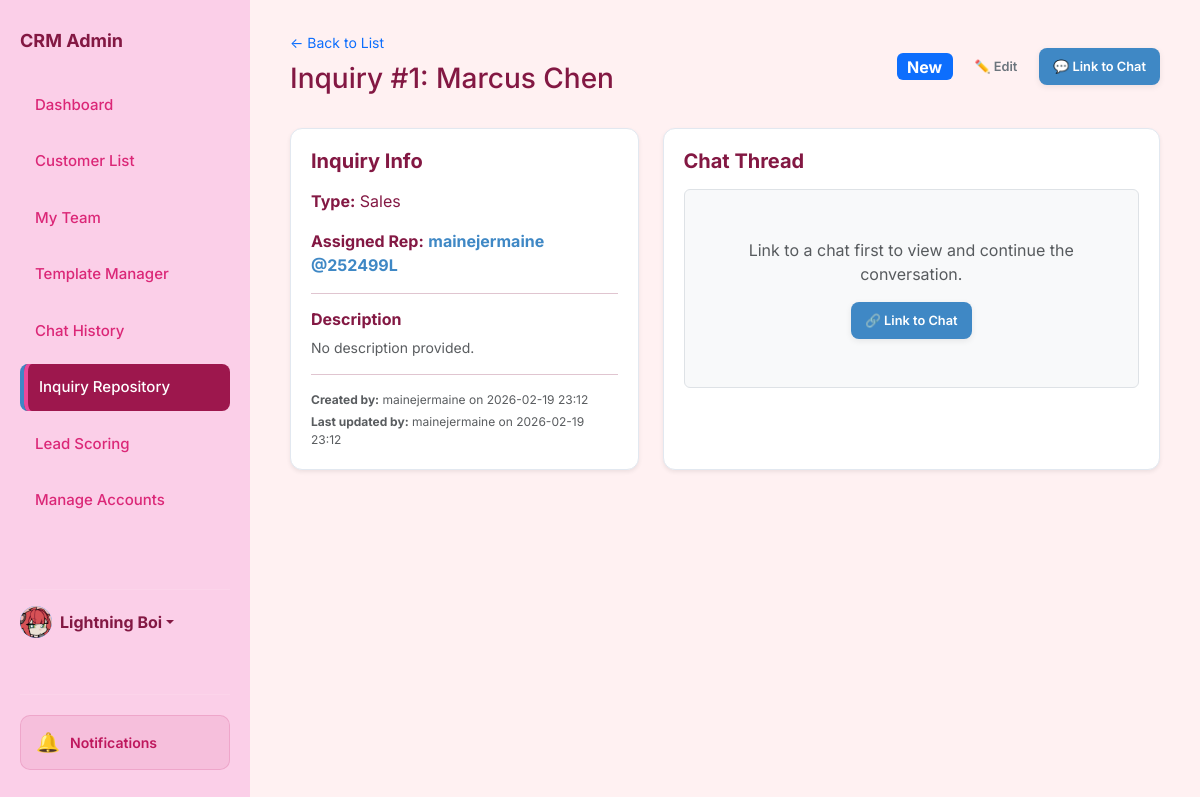
The page /inquiry/1 (signed in) on the database its author committed.
### app.py (models this page shows, shortened)
class User(db.Model):
    id = db.Column(db.Integer, primary_key=True)
    username = db.Column(db.String(80), unique=True, nullable=False)
    password = db.Column(db.String(200), nullable=False)
    name = db.Column(db.String(100), default='Admin')
    bio = db.Column(db.Text, default='')
    profile_picture = db.Column(db.String(200), default='https://ui-avatars.com/api/?name=Admin&background=random')
    role = db.Column(db.String(20), default='agent') # super_admin, agent
    preferences = db.Column(db.Text, default='{}') # Stores dashboard layout/stats as JSON
    last_active = db.Column(db.String(50))
    team_id = db.Column(db.Integer, db.ForeignKey('team.id'), nullable=True)
    team_role = db.Column(db.String(20)) # leader, vice_leader, member
    last_active_team_chat = db.Column(db.String(50)) # Timestamp of last time user viewed team chat

class Inquiry(db.Model):
    id = db.Column(db.Integer, primary_key=True)
    customer = db.Column(db.String(100), nullable=False)
    assigned_rep = db.Column(db.String(50))
    inquiry_type = db.Column(db.String(50))
    status = db.Column(db.String(20), default='New')
    description = db.Column(db.Text)
    notes = db.Column(db.Text)
    created_at = db.Column(db.String(50))
    created_by = db.Column(db.String(100))
    updated_at = db.Column(db.String(50))
    updated_by = db.Column(db.String(100))
    customer_id = db.Column(db.Integer, db.ForeignKey('customer.id'), nullable=True)
    messages = db.relationship('Message', backref='inquiry', cascade="all, delete-orphan")
    linked_customer = db.relationship('Customer', backref='inquiries')

### app.py (the view)
@app.route('/inquiry/<int:id>')
def inquiry_detail(id):
    inquiry = Inquiry.query.get_or_404(id)
    assigned_user = User.query.filter_by(username=inquiry.assigned_rep).first()
    if not assigned_user and inquiry.assigned_rep:
        assigned_user = User.query.filter_by(name=inquiry.assigned_rep).first()
    users = User.query.all()
    return render_template('inquiry_detail.html', inquiry=inquiry, users=users, assigned_user=assigned_user)

### app.py (called while the page is built)
@app.context_processor
def context_processor():
    from flask import g
    return dict(
        team_pending_requests_count=getattr(g, 'team_pending_requests_count', 0),
        unread_team_messages=getattr(g, 'unread_team_messages', False)
    )

@app.context_processor
def inject_user_preferences():
    theme = 'light'
    if has_request_context() and 'user_id' in session:
        user_id = session.get('user_id')
        user = User.query.get(user_id)
        if user and user.preferences:
            try:
                import json
                prefs = json.loads(user.preferences)
                theme = prefs.get('theme', 'light')
            except:
                pass
    return dict(current_theme=theme)

@app.context_processor
def inject_search_data():
    customers = Customer.query.all()
    inquiries = Inquiry.query.all()
    rules = Rule.query.all()
    templates = AutoReplyTemplate.query.all()
    faqs = FAQ.query.all()
    search_seed = []
    for c in customers:
        search_seed.append({"display": c.name, "category": "Customer", "page": "/customers"})
    for i in inquiries:
        search_seed.append({"display": f"Inquiry: {i.customer}", "category": "Inquiry", "page": f"/inquiry/{i.id}"})
    for r in rules:
        search_seed.append({"display": r.name, "category": "Rule", "page": "/scoring"})
    for t in templates:
        search_seed.append({"display": t.title, "category": "Template", "page": "/templates-manager"})
    for f in faqs:
        search_seed.append({"display": f.question, "category": "FAQ", "page": "/templates-manager"})
    return dict(search_seed=search_seed)

@app.before_request
def require_login():
    allowed_routes = ['login', 'static']
    if request.endpoint and request.endpoint not in allowed_routes and not session.get('logged_in'):
        if request.path.startswith('/api/'):
            return jsonify({'error': 'Unauthorized'}), 401
        return redirect(url_for('login'))
    if session.get('logged_in') and session.get('user_id'):
        user = User.query.get(session.get('user_id'))
        if user:
            try:
                user.last_active = datetime.now().strftime('%Y-%m-%d %H:%M:%S')
                db.session.commit()
            except:
                pass
            session['user_role'] = user.role
            session['team_id'] = user.team_id
            session['user_name'] = user.name
            session['user_pic'] = user.profile_picture

### templates/inquiry_detail.html (shortened to what this page needs)
<!DOCTYPE html>
<html lang="en">
<head>
    <link href="https://cdn.jsdelivr.net/npm/bootstrap@5.3.0/dist/css/bootstrap.min.css" rel="stylesheet">
    <link rel="stylesheet" href="https://cdn.jsdelivr.net/npm/bootstrap-icons@1.11.1/font/bootstrap-icons.css">
    <link rel="stylesheet" href="{{ url_for('static', filename='style.css') }}">
</head>
<body id="page-repository"
    class="{% if current_theme and current_theme != 'light' %}theme-{{ current_theme }}{% endif %}">
    <aside class="sidebar">
        <h2>CRM Admin</h2>
        <a href="/dashboard" class="nav-link nav-dashboard">Dashboard</a>
        <a href="/customers" class="nav-link nav-customers">Customer List</a>
        <a href="/my-team" class="nav-link nav-my-team d-flex justify-content-between align-items-center">
            My Team
        </a>
        <a href="/templates-manager" class="nav-link nav-templates">Template Manager</a>
        <a href="/history" class="nav-link nav-history d-flex justify-content-between align-items-center">
            Chat History
        </a>
        <a href="/repository" class="nav-link nav-repository active">Inquiry Repository</a>
        <a href="/scoring" class="nav-link nav-scoring">Lead Scoring</a>
        {% if session.get('user_role') in ['ultra_admin', 'super_admin', 'admin'] %}
        <a href="/admin/create-account" class="nav-link nav-admin">
            Manage Accounts
        </a>
        {% endif %}
        <div class="mt-auto pt-3 border-top border-secondary" style="border-color: rgba(255,255,255,0.1) !important;">
            <div class="dropdown">
                <a href="#" class="d-flex align-items-center text-decoration-none dropdown-toggle" id="dropdownUser1"
                    data-bs-toggle="dropdown" aria-expanded="false">
                    <div class="avatar-circle bg-primary text-white me-2"
                        style="width: 32px; height: 32px; font-size: 14px; display:flex; align-items:center; justify-content:center; border-radius:50%; overflow:hidden;">
                        {% if session.get('user_pic') and 'http' in session.get('user_pic') %}
                        <img src="{{ session.get('user_pic') }}" alt="User"
                            style="width:100%; height:100%; object-fit:cover;">
                        {% elif session.get('user_pic') %}
                        <img src="{{ url_for('static', filename='uploads/' + session.get('user_pic')) }}" alt="User"
                            style="width:100%; height:100%; object-fit:cover;">
                        {% else %}
                        {{ session.get('user_name', 'Admin')[0] | upper }}
                        {% endif %}
                    </div>
                    <strong>{{ session.get('user_name', 'Admin') }}</strong>
                </a>
            </div>
        </div>
    </aside>
    <main class="main">
        <div class="header d-flex justify-content-between mb-4">
            <div>
                <a href="/repository" class="text-decoration-none small">← Back to List</a>
                <h1 class="h3 mt-2">Inquiry #{{ inquiry.id }}: {{ inquiry.customer }}</h1>
            </div>
            <div class="d-flex gap-2 align-items-center">
                <span class="badge bg-primary fs-6">{{ inquiry.status }}</span>
                <button class="btn btn-sm btn-outline-secondary" onclick="openEditInquiryModal()">✏️ Edit</button>
                {% if inquiry.chat_sessions %}
                <button class="btn btn-sm btn-outline-danger" onclick="unlinkAllChats()">🔗 Unlink from Chat</button>
                {% else %}
                <button class="btn btn-sm btn-blue" onclick="openLinkChatModal()">💬 Link to Chat</button>
                {% endif %}
            </div>
        </div>
        <div class="row g-4">
            <div class="col-lg-5">
                <div class="detail-card shadow-sm">
                    <h5 class="fw-bold mb-3">Inquiry Info</h5>
                    <p><strong>Type:</strong> {{ inquiry.inquiry_type }}</p>
                    <p><strong>Assigned Rep:</strong>
                        {% if assigned_user %}
                        <span style="cursor:pointer; color:var(--blue); font-weight:bold;"
                            onclick="showAgentProfile('{{ assigned_user.id }}')">
                            {{ assigned_user.name }} @{{ assigned_user.username }}
                        </span>
                        {% else %}
                        {{ inquiry.assigned_rep or 'Unassigned' }}
                        {% endif %}
                    </p>
                    <hr>
                    <h6 class="fw-bold">Description</h6>
                    <p class="text-muted small">{{ inquiry.description or 'No description provided.' }}</p>
                    <hr>
                    <div class="text-muted" style="font-size: 0.75rem;">
                        <p class="mb-1"><strong>Created by:</strong> {{ inquiry.created_by or 'System' }} on {{
                            inquiry.created_at or 'Recently' }}</p>
                        <p class="mb-0"><strong>Last updated by:</strong> {{ inquiry.updated_by or 'System' }} on {{
                            inquiry.updated_at or 'Recently' }}</p>
                    </div>
                </div>
            </div>
            <div class="col-lg-7">
                <div class="detail-card shadow-sm">
                    <h5 class="fw-bold mb-3">Chat Thread</h5>
                    {% if inquiry.chat_sessions %}
                    <div id="chat-window" class="chat-container mb-3">
                    </div>
                    <div class="d-grid">
                        <a href="/history?session={{ inquiry.chat_sessions[0].id }}" class="btn btn-blue py-2 fw-bold">
                            💬 Open Linked Chat in History
                        </a>
                        <p class="text-muted small text-center mt-2 mb-0">Direct replies are disabled here. Please use
                            the Chat History to respond.</p>
                    </div>
                    {% else %}
                    <div class="text-center p-5 bg-light rounded border">
                        <p class="text-muted mb-3">Link to a chat first to view and continue the conversation.</p>
                        <button class="btn btn-sm btn-blue" onclick="openLinkChatModal()">🔗 Link to Chat</button>
                    </div>
                    {% endif %}
                </div>
            </div>
        </div>
    </main>
</body>
</html>

### static/style.css (style rules this page uses)
:root { --blue: #3F88C5; --red: #E94F37; --green: #44BBA4; --gray: #64748b; --slate-900: #393E41; --slate-800: #4a5155; --border-radius: 12px; --bg-light: #F6F7EB; --sidebar-bg: #393E41; }
* { box-sizing: border-box; font-family: 'Inter', -apple-system, sans-serif; }
body { margin: 0; display: flex; background-color: var(--bg-light); color: var(--slate-900); height: 100vh; overflow: hidden; font-size: 16px; -webkit-font-smoothing: antialiased; }
.header { overflow: visible !important; }
.main { overflow-y: auto; overflow-x: visible !important; }
.sidebar { width: 250px; background: var(--sidebar-bg); color: #fff; height: 100vh; padding: 30px 20px; flex-shrink: 0; display: flex; flex-direction: column; }
.sidebar .dropdown-toggle { color: inherit !important; }
.sidebar h2 { font-size: 18px; margin-bottom: 30px; font-weight: 700; color: inherit; }
.nav-link { display: block; padding: 12px 15px; color: #cbd5f5; text-decoration: none; border-radius: 8px; margin-bottom: 10px; font-size: 15px; font-weight: 500; transition: 0.2s; }
.nav-link:hover, .nav-link.active { background: var(--slate-800); color: #fff; box-shadow: inset 4px 0 0 #3F88C5; }
.main { flex: 1; padding: 30px 40px; overflow-y: auto; max-width: 1600px; margin: 0 auto; width: 100%; }
.header { display: flex; justify-content: space-between; align-items: center; flex-shrink: 0; margin-bottom: 20px; gap: 20px; width: 100%; }
.avatar-circle { width: 42px; height: 42px; border-radius: 10px; background: #3b82f6; color: white; font-weight: 600; font-size: 14px; display: flex; align-items: center; justify-content: center; }
.btn-green, .btn-gray, .btn-blue { border-radius: 8px; padding: 10px 18px; font-weight: 600; border: 1px solid transparent; box-shadow: 0 2px 6px rgba(0, 0, 0, 0.08); }
.btn-blue { background-color: #3b82f6 !important; color: white !important; }
.btn { padding: 8px 14px; border: none; border-radius: 6px; cursor: pointer; font-size: 0.8rem; font-weight: 600; transition: 0.2s; text-decoration: none; display: inline-block; }
.btn-blue, .btn-primary { background: var(--blue) !important; border-color: var(--blue) !important; color: white !important; }
.btn { border-radius: 8px; padding: 9px 14px; font-weight: 600; }
.btn-blue { background: var(--blue); color: #fff; }
.sidebar { z-index: 1; }
#page-dashboard .nav-dashboard, #page-customers .nav-customers, #page-my-team .nav-my-team, #page-history .nav-history, #page-repository .nav-repository, #page-templates .nav-templates, #page-scoring .nav-scoring, #page-admin-accounts .nav-admin { background: var(--slate-800); color: #fff; border-left: 4px solid var(--blue); }
.text-center { text-align: center; }
.sidebar { display: flex; flex-direction: column; }
body.theme-sakura { --bg-light: #fff1f2; --slate-900: #be185d; --slate-800: #9d174d; --sidebar-bg: #fbcfe8; color: #831843; }
body.theme-sakura .sidebar { color: #831843; }
body.theme-sakura .sidebar .border-top { border-color: rgba(131, 24, 67, 0.1) !important; }
body.theme-sakura .nav-link { color: #db2777; }
body.theme-sakura .nav-link:hover, body.theme-sakura .nav-link.active { background: #fce7f3; color: #be185d; box-shadow: inset 4px 0 0 #ec4899; }

### templates/inquiry_detail.html (style rules this page uses)
.detail-card { background: white; padding: 20px; border-radius: 12px; border: 1px solid #e2e8f0; height: 100%; }

### rows shown on the page
User: profile_picture (picture), get "Lightning Boi"
Inquiry: id "1", customer "Marcus Chen", status "New", inquiry_type "Sales", description "No description provided.", created_by "mainejermaine", created_at "2026-02-19 23:12", updated_by "mainejermaine", updated_at "2026-02-19 23:12"
User: name "mainejermaine", username "252499L"
